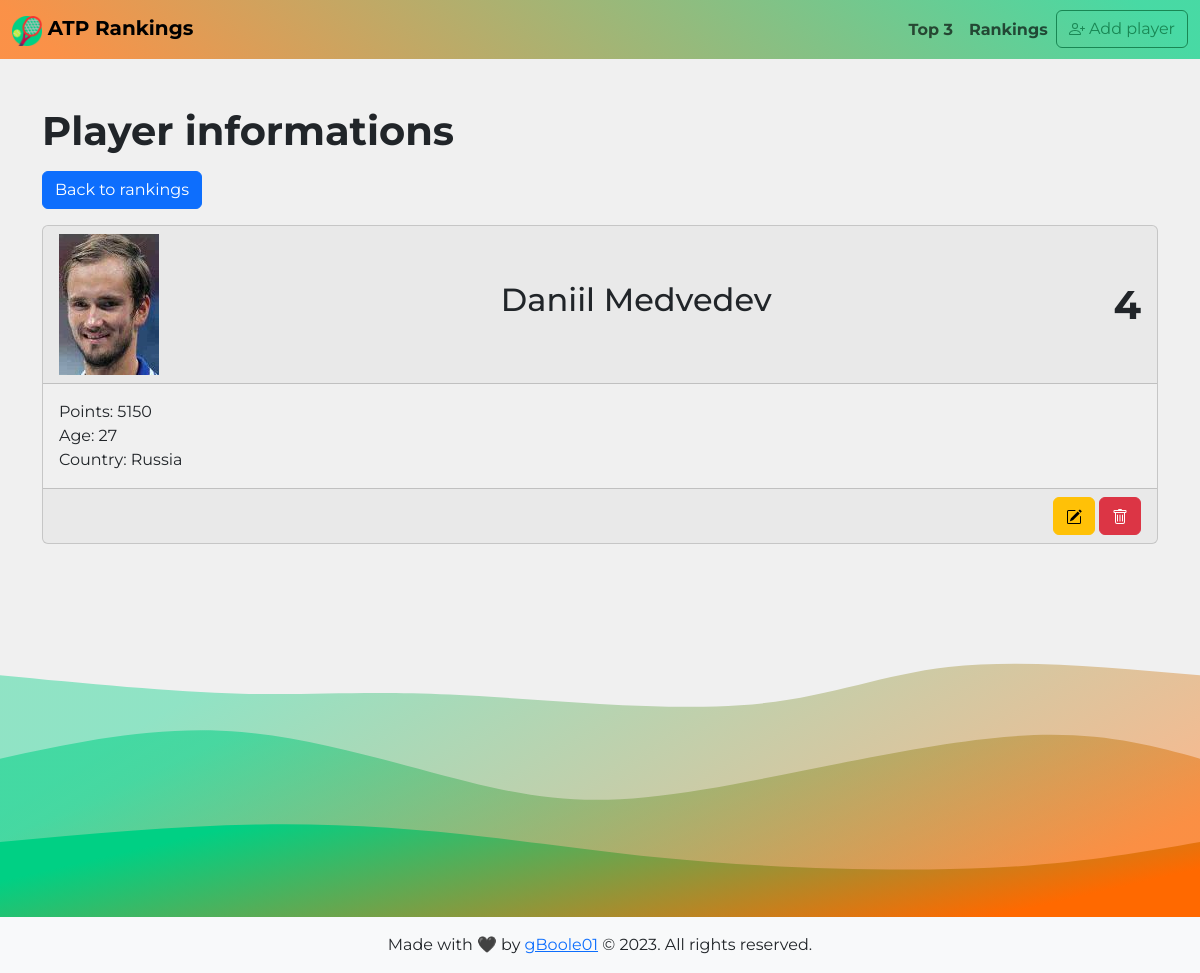
The page /viewPlayer.php?id=dba9e4a4-7c1e-4d50-8601-791a73134137 on the database its author committed.
### tables this page shows
CREATE TABLE players (
    id INT NOT NULL AUTO_INCREMENT,
    uuid VARCHAR(255) NOT NULL,
    firstname VARCHAR(255) NOT NULL,
    lastname VARCHAR(255) NOT NULL,
    country VARCHAR(255) NOT NULL,
    countryCode VARCHAR(255),
    age INT NOT NULL,
    rank INT NOT NULL,
    points INT NOT NULL,
    image VARCHAR(255),
    PRIMARY KEY (id)
);

### src/viewPlayer.php (the view, shortened to what this page needs)
<?php
$pdo = dbConnect();
$playerId = $_GET['id'] ?? null;
$sql = "SELECT * FROM players WHERE uuid = :uuid";
$stmt = $pdo->prepare($sql);
$stmt->bindParam(':uuid', $playerId, PDO::PARAM_STR);
$stmt->execute();
$player = $stmt->fetch();
include('inc/header.php'); ?>
<h1 class="fw-bolder mb-3">Player informations</h1>
<a href="/rankings.php" class="btn btn-primary align-self-end mb-3">Back to rankings</a>
<div class="card">
    <div class="card-header d-flex justify-content-between align-items-center">
        <img src="/assets/img/players/<?= $player['image'] ?>" alt="<?= 'portait of ' . $player['firstname'] . ' ' . $player['lastname'] ?>">
        <h2 class="card-title"><?= $player["firstname"] . " " . $player["lastname"] ?></h2>
        <p class="card-text fs-1 fw-bold"><?= $player["rank"] ?></p>
    </div>
    <div class="card-body d-flex flex-column">
        <p class="card-text">Points: <?= $player["points"] ?></p>
        <p class="card-text">Age: <?= $player["age"] ?></p>
        <p class="card-text">Country: <?= $player["country"] ?></p>
    </div>
    <div class="card-footer text-end">
        <a class="btn btn-warning" href="/editPlayer.php?id=<?= $player["uuid"] ?>">
        </a>
        <a class="btn btn-danger" href="/deletePlayer.php?id=<?= $player["uuid"] ?>">
        </a>
    </div>
</div>
<?php include('inc/footer.php');

### src/assets/css/style.css (style rules this page uses)
*, *::before, *::after { box-sizing: border-box; }
body, h1, h2, h3, h4, p, figure, blockquote, dl, dd { margin: 0; }
body { min-height: 100vh; text-rendering: optimizeSpeed; line-height: 1.5; }
img, picture { max-width: 100%; display: block; }
body { font-family: "Montserrat", sans-serif; height: 100vh; min-width: 320px; display: flex; flex-direction: column; }
:root { --bs-body-bg: #f0f0f0; --bs-body-bg-rgb: rgb(240, 240, 240); }

### rows shown on the page
players: image (picture), firstname "Daniil", lastname "Medvedev", rank "4", points "5150", age "27", country "Russia"
